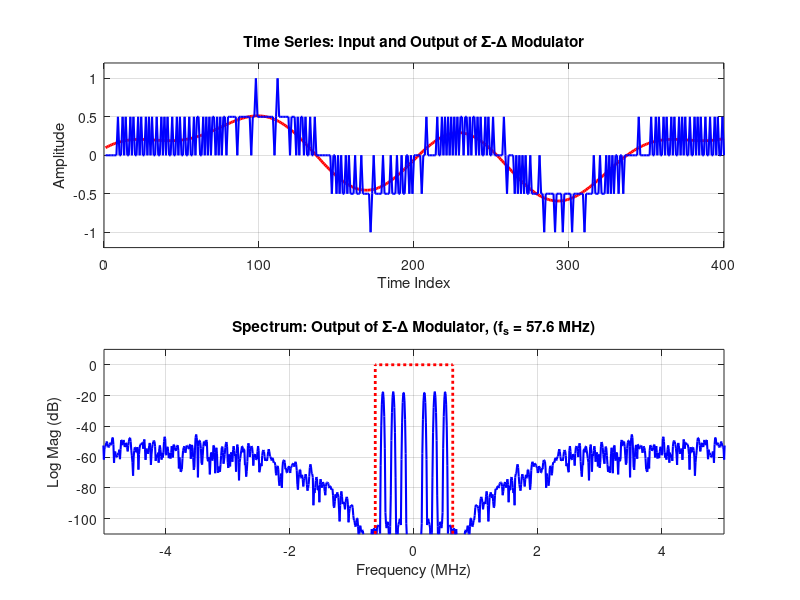
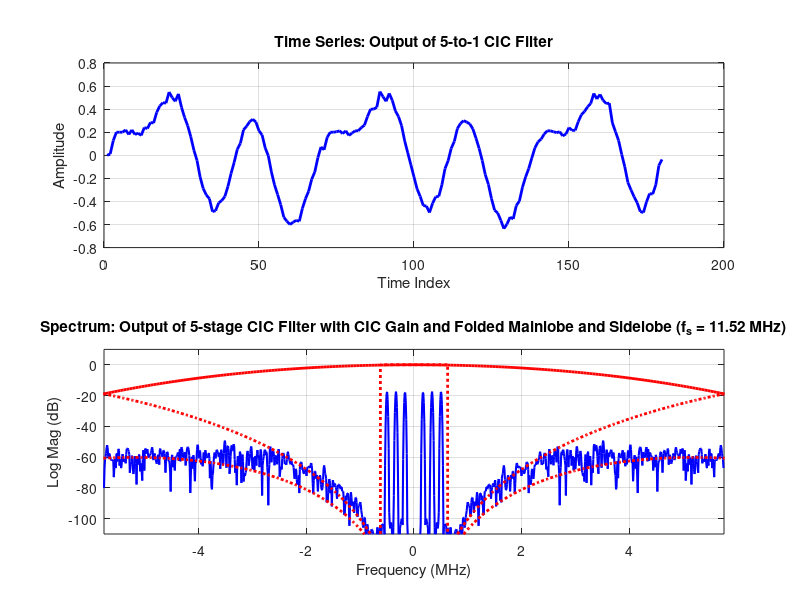
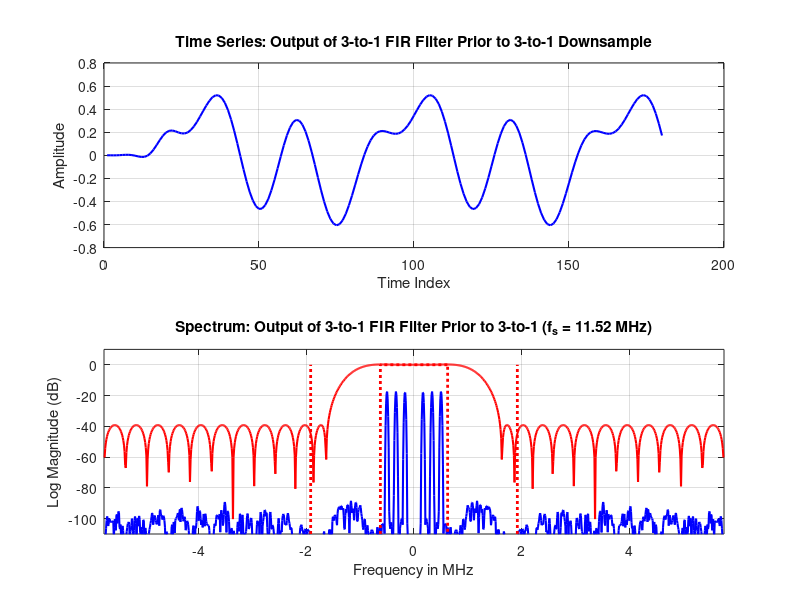
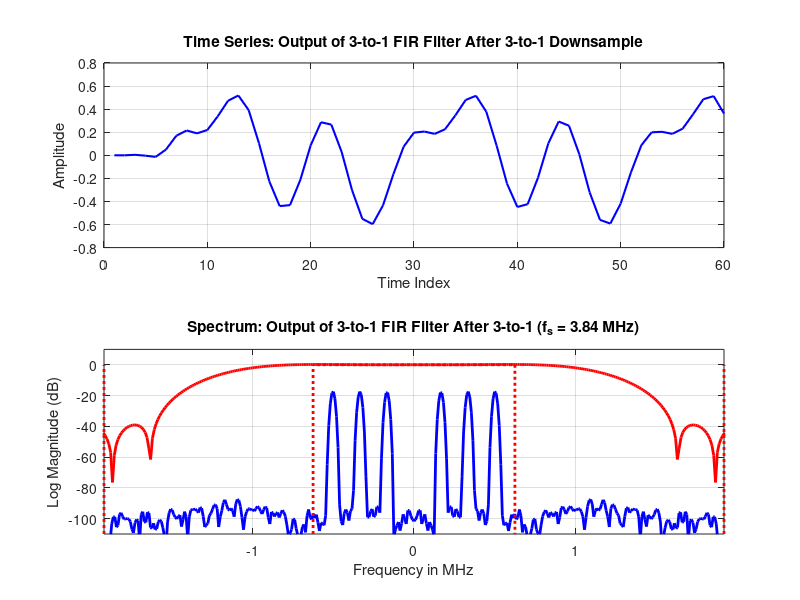

MATLAB code for these plots, in order:
%example of resampling filters following a sigma-delta modulator, 
% 5-to-1, 3-stage CIC and 3-path polyphase FIR Filter
% Script file written by fred harris of UCSD. Copyright 2021

% Three stage sigma delta converter, Multi-level Quantizer
reg1=0;
reg2=0;
reg3=0;
n_dat=6000;
xx=cos(2*pi*0.0109*0.8*(1:n_dat+200)+rand(1)*2*pi);
xx=xx+cos(2*pi*0.0109*0.8*(2/3)*(1:n_dat+200)+rand(1)*2*pi);
xx=xx+cos(2*pi*0.0109*0.8*(1/3)*(1:n_dat+200)+rand(1)*2*pi);
xx=xx*0.8/3;

b1=0.03;
a3=1;
a2=1;
a1=1;

for nn=1:length(xx)

   if abs(reg3)<0.25;
       qq=0;
   elseif abs(reg3)<0.75 & abs(reg3)>=0.25
       qq=0.5*sign(reg3);
   else
       qq=sign(reg3);
   end
   
%   qq=reg3+0.5*rand(1); % Injected noise model if enabled, remove percent sign
 
   yy(nn)=qq;
   
   sm3=0.25*reg2+reg3       -qq*a3;
   sm2=0.25*reg1+reg2-sm3*b1-qq*a2;
   sm1=xx(nn)+reg1          -qq*a1;
   
   reg1=sm1;
   reg2=sm2;
   reg3=sm3;
   tst(nn,:)=[sm1 sm2 sm3];
end

figure(1)
subplot(2,1,1)
plot(xx(1:400),'r','linewidth',2)
hold on
plot(yy(1:400),'b','linewidth',1.5)
hold off
grid
axis([0 400 -1.2 1.2])
title('Time Series: Input and Output of \Sigma-\Delta Modulator')
xlabel('Time Index')
ylabel('Amplitude')

subplot(2,1,2)
ww=kaiser(n_dat,14)';
ww=ww/sum(ww);
plot((-0.5:1/n_dat:0.5-1/n_dat)*57.6,fftshift(20*log10(abs(fft(yy(101:n_dat+100).*ww)))),'b','linewidth',1.5)
hold on
plot([-0.625 -0.625 0.625 0.625],[-110 0 0 -110],':r','linewidth',2)
hold off
grid
axis([-5 5 -110 10])
title('Spectrum: Output of \Sigma-\Delta Modulator, (f_s = 57.6 MHz)')
ylabel('Log Mag (dB)')
xlabel('Frequency (MHz)')

figure(2)

% three stage CIC with 5-to-1 downsampling  
reg_in=zeros(1,3);
reg_out=zeros(1,3);

mm=1;
for nn=1:5:length(yy)
    for kk=1:5
    sm1=reg_in(1)+yy(nn+kk-1);
    sm2=reg_in(2)+sm1;
    sm3=reg_in(3)+sm2;
    reg_in=[sm1 sm2 sm3];
    end
    sm4=sm3-reg_out(1);
    sm5=sm4-reg_out(2);
    sm6=sm5-reg_out(3);
    reg_out=[sm3 sm4 sm5];
    yy2(mm)=sm6/125;
    mm=mm+1;
end

subplot(2,1,1)
plot(yy2(1:180),'b','linewidth',2)
grid on
title('Time Series: Output of 5-to-1 CIC Filter')
xlabel('Time Index')
ylabel('Amplitude')

subplot(2,1,2)
ww2=kaiser(n_dat/5,14)';
ww2=ww2/sum(ww2);
c1=ones(1,5);
c2=conv(c1,c1);
c4=conv(c2,c2);
c5=conv(c4,c1);
gain=5^5;

plot((-0.5:1/(n_dat/5):0.5-1/(n_dat/5))*57.6/5,fftshift(20*log10(abs(fft(yy2(21:n_dat/5+20).*ww2)))),'b','linewidth',1.5)
hold on
plot((-0.5:1/1024:0.5-1/1024)*57.6,fftshift(20*log10(abs(fft(c5/gain,1024)))),'r','linewidth',2)
plot((-0.5:1/1024:0.5-1/1024)*57.6,fftshift(20*log10(abs(fft(exp(j*2*pi*(-10:10)/5).*c5/gain,1024)))),':r','linewidth',2)
plot((-0.5:1/1024:0.5-1/1024)*57.6,fftshift(20*log10(abs(fft(exp(-j*2*pi*(-10:10)/5).*c5/gain,1024)))),':r','linewidth',2)
plot([-0.625 -0.625 0.625 0.625],[-110 0 0 -110],':r','linewidth',2)

hold off
grid
axis([-11.52/2 11.52/2 -110 10])
title('Spectrum: Output of 5-stage CIC Filter with CIC Gain and Folded Mainlobe and Sidelobe (f_s = 11.52 MHz)')
ylabel('Log Mag (dB)')
xlabel('Frequency (MHz)')

figure(3);
phi1=[0.00  0.1  0.11  0.2  0.21  0.3  0.31...
               0.4  0.41  0.5  0.51  0.6  0.61...
               0.7  0.71  0.8  0.81  0.9  0.91  1.0]*0.625;
%gg=(1 - (x^2/6 + x^4/120 - x^6/1540)^5; %taylor series of main lobe
f2=57.6/5;
phi=(phi1/f2)*pi;
tt=(1-(phi.^2)/6+(phi.^4)/120-(phi.^6)/1540).^5; %Sinc correction
  
hh3=remez(29,[phi1 1.6 f2/2]/(f2/2),[1./tt  0  0],[5 5 5 5 5 5 5 5 5 5 1]);
yy3=conv(yy2,hh3);
subplot(2,1,1)
plot(yy3(1:180),'b','linewidth',1.5)
grid on
title('Time Series: Output of 3-to-1 FIR Filter Prior to 3-to-1 Downsample')
xlabel('Time Index')
ylabel('Amplitude')

subplot(2,1,2)
plot((-0.5:1/(n_dat/5):0.5-1/(n_dat/5))*57.6/5,fftshift(20*log10(abs(fft(yy3(21+9:n_dat/5+20+9).*ww2)))),'b','linewidth',1.5)
hold on
plot((-0.5:1/1024:0.5-1/1024)*57.6/5,fftshift(20*log10(abs(fft(hh3,1024)))),'r','linewidth',1.5)
plot([1.92 1.92],[-110 0],':r','linewidth',2)
plot(-[1.92 1.92],[-110 0],':r','linewidth',2)
plot([-0.625 -0.625 0.625 0.625],[-110 0 0 -110],':r','linewidth',2)
hold off
grid
axis([-11.52/2 11.52/2 -110 10])
title('Spectrum: Output of 3-to-1 FIR Filter Prior to 3-to-1 (f_s = 11.52 MHz)')
ylabel('Log Magnitude (dB)')
xlabel('Frequency in MHz')

figure(4);
yy4=yy3(1:3:length(yy3));
subplot(2,1,1)
plot(yy4(1:60),'b','linewidth',1.5)
grid on
title('Time Series: Output of 3-to-1 FIR Filter After 3-to-1 Downsample')
xlabel('Time Index')
ylabel('Amplitude')

subplot(2,1,2)
ww4=kaiser(n_dat/15,14)';
ww4=ww4/sum(ww4);
plot((-0.5:1/(n_dat/15):0.5-1/(n_dat/15))*57.6/15,fftshift(20*log10(abs(fft(yy4(7+3:n_dat/15+6+3).*ww4)))),'b','linewidth',2)
hold on
plot((-0.5:1/1024:0.5-1/1024)*57.6/5,fftshift(20*log10(abs(fft(hh3,1024)))),'r','linewidth',2)
plot([1.92 1.92],[-110 0],':r','linewidth',2)
plot(-[1.92 1.92],[-110 0],':r','linewidth',2)
plot([-0.625 -0.625 0.625 0.625],[-110 0 0 -910],':r','linewidth',2)

hold off
grid
axis([-11.52/6 11.52/6 -110 10])
title('Spectrum: Output of 3-to-1 FIR Filter After 3-to-1 (f_s = 3.84 MHz)')
ylabel('Log Magnitude (dB)')
xlabel('Frequency in MHz')  